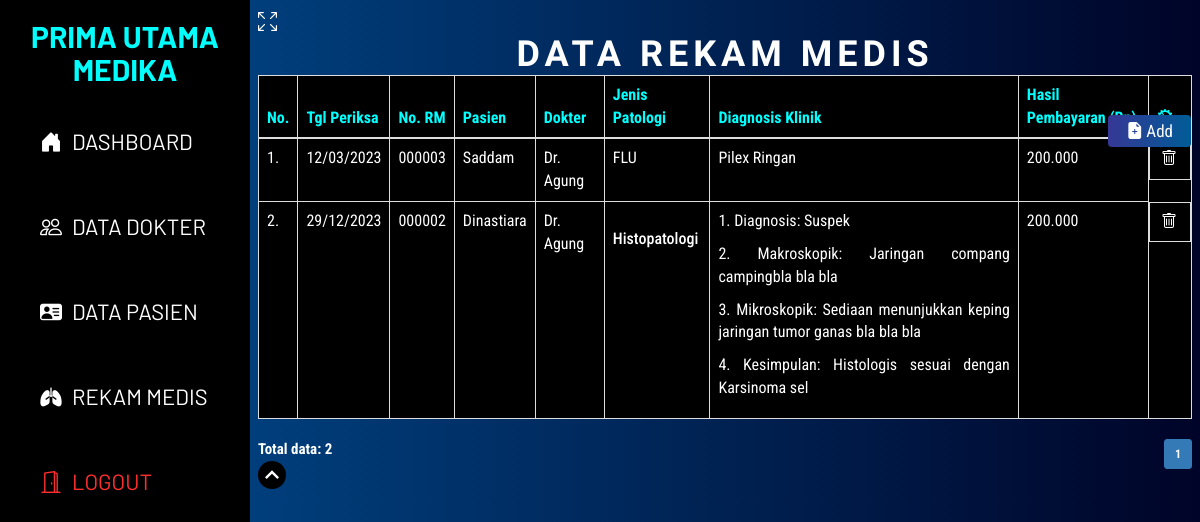
/rekammedis/data.php (signed in), run on the app's committed database.
### tables this page shows
CREATE TABLE `rekam_medis` (
  `id_rm` varchar(100) NOT NULL,
  `tgl_periksa` date NOT NULL,
  `no_rm` varchar(100) NOT NULL,
  `id_pasien` varchar(100) NOT NULL,
  `id_dokter` varchar(100) NOT NULL,
  `jenis_patologi` varchar(1000) NOT NULL,
  `diagnosis` varchar(1000) NOT NULL,
  `hasil_pembayaran` varchar(1000) NOT NULL
);

CREATE TABLE `pasien` (
  `id_pasien` varchar(100) NOT NULL,
  `no_rm` varchar(100) NOT NULL,
  `nama_pasien` varchar(100) NOT NULL,
  `ttl` varchar(100) NOT NULL,
  `jenis_kelamin` enum('Laki-Laki','Perempuan') NOT NULL,
  `alamat` varchar(100) NOT NULL,
  `no_telp` varchar(100) NOT NULL
);

CREATE TABLE `dokter` (
  `id_dokter` varchar(100) NOT NULL,
  `sip` varchar(100) NOT NULL,
  `nama_dokter` varchar(100) NOT NULL,
  `ttl` varchar(100) NOT NULL,
  `jenis_kelamin` enum('Laki-Laki','Perempuan') NOT NULL,
  `alamat` varchar(100) NOT NULL,
  `no_telp` varchar(100) NOT NULL,
  `spesialis` varchar(100) NOT NULL
);

### auth/config/config.php (called while the page is built, shortened)
<?php
function tgl_indo($tgl)
{
    $tanggal = substr($tgl, 8, 2);
    $bulan = substr($tgl, 5, 2);
    $tahun = substr($tgl, 0, 4);
    return $tanggal . "/" . $bulan . "/" . $tahun;
}

### rekammedis/data.php (the view, shortened to what this page needs)
<?php include_once('../_header.php') ?>
<!DOCTYPE html>
<html lang="en">
<head>
</head>
<body>
    <div class="row header">
        <div class="col-12">
            <div class="fullscreen">
                <a href="#menu-toggle" id="menu-toggle" data-toggle="tooltip" data-placement="right" title="Fullscreen"><i class="bi bi-arrows-fullscreen"></i></i></a>
            </div>
            <h1 class="brand">DATA REKAM MEDIS</h1>
        </div>
    </div>
    <div class="row content">
        <div class="col-12">
            <div class="right">
                <a href="add.php" class="btn add" data-toggle="tooltip" data-placement="top" title="Klik untuk menambahkan data rekam medis"><i class="bi bi-file-earmark-plus-fill"></i>Add</a>
            </div>
            <div class="table-responsive">
                <table class="table table-bordered" id="myTable">
                    <thead>
                        <tr>
                            <th>No.</th>
                            <th>Tgl Periksa</th>
                            <th>No. RM</th>
                            <th>Pasien</th>
                            <th>Dokter</th>
                            <th>Jenis Patologi</th>
                            <th>Diagnosis Klinik</th>
                            <th>Hasil Pembayaran (Rp)</th>
                            <th><i class="bi bi-gear-wide-connected"></i></th>
                        </tr>
                    </thead>
                    <tbody>
                        <?php
                        $batas = 100;
                        $hal = @$_GET['hal'];
                        if (empty($hal)) {
                            $posisi = 0;
                            $hal = 1;
                        } else {
                            $posisi = ($hal - 1) * $batas;
                        }
                        $no = 1;
                        if ($_SERVER['REQUEST_METHOD'] == "POST") {
                            $pencarian = trim(mysqli_real_escape_string($connect, $_POST['pencarian']));
                            if ($pencarian != '') {
                                $sql = "SELECT * FROM rekam_medis";
                                $query = $sql;
                                $queryJml = $sql;
                            } else {
                                $query = "SELECT * FROM rekam_medis $posisi, $batas";
                                $queryJml = "SELECT * FROM rekam_medis";
                                $no = $posisi + 1;
                            }
                        } else {
                            $queryJml = "SELECT * FROM rekam_medis";
                            $no = $posisi + 1;
                        }
                        $query = "SELECT * FROM rekam_medis INNER JOIN pasien ON rekam_medis.id_pasien = pasien.id_pasien INNER JOIN dokter ON rekam_medis.id_dokter = dokter.id_dokter ORDER BY tgl_periksa, nama_pasien ASC";
                        $sql_rekam_medis = mysqli_query($connect, $query) or die(mysqli_error($connect));
                        if (mysqli_num_rows($sql_rekam_medis) > 0) {
                            while ($data = mysqli_fetch_array($sql_rekam_medis)) { ?>
                                <tr>
                                    <td><?= $no++ ?>.</td>
                                    <td><?= tgl_indo($data['tgl_periksa']); ?></td>
                                    <td><?= $data['no_rm']; ?></td>
                                    <td><?= $data['nama_pasien']; ?></td>
                                    <td><?= $data['nama_dokter']; ?></td>
                                    <td><?= $data['jenis_patologi']; ?></td>
                                    <td><?= $data['diagnosis']; ?></td>
                                    <td><?= $data['hasil_pembayaran']; ?></td>
                                    <td class="center">
                                        <a href="delete.php?id=<?= $data['id_rm'] ?>" id="delete" data-toggle="tooltip" data-placement="top" title="Klik untuk delete data" onclick="return confirm('Apakah anda yakin ingin delete data ini?')"><i class="bi bi-trash"></i></a>
                                    </td>
                                </tr>
                        <?php
                            }
                        }
                        ?>
                    </tbody>
                </table>
            </div>
            <?php
            if (@$_POST['pencarian'] == '') { ?>
                <div class="all-data" style="font-weight: bold;">
                    <?php
                    $jml = mysqli_num_rows(mysqli_query($connect, $queryJml));
                    echo "Total data: $jml";
                    ?>
                </div>
                <div style="float: right; margin: 0; padding: 0;">
                    <ul class="pagination pagination-sm" style="padding: 0; margin: 0; font-family: 'Roboto Condensed', sans-serif; font-weight: bold;">
                        <?php
                        $jml_hal = ceil($jml / $batas);
                        for ($i = 1; $i <= $jml_hal; $i++) {
                            if ($i != $hal) {
                                echo "<li><a href=\"?hal=$i\">$i</a></li>";
                            } else {
                                echo "<li class=\"active\"><a>$i</a></li>";
                            }
                        }
                        ?>
                    </ul>
                </div>
            <?php
            }
            ?>
        </div>
        <div class="scroll-menu">
            <a href="#" class="scroll" data-toggle="tooltip" data-placement="right" title="Back to the top"></a>
        </div>
    </div>
</body>
</html>
<?php include_once('../_footer.php') ?>

### _header.php (style rules this page uses)
i { padding-right: 10px; }

### rekammedis/data.php (style rules this page uses)
body { background: #000428; background: -webkit-linear-gradient(to right, #004e92, #000428); background: linear-gradient(to right, #004e92, #000428); color: rgb(255, 255, 255); }
.brand { display: flex; justify-content: center; font-family: 'Agdasima', sans-serif; font-weight: bold; letter-spacing: 5px; margin: 0; padding: 0; }
.fullscreen { display: flex; justify-content: flex-start; width: 19px; transition: transform 0.5s; }
.fullscreen i { font-size: 19px; color: white; }
.content { font-family: 'Roboto Condensed', sans-serif; margin-top: 0; padding: 0; }
.content .right { position: absolute; right: 4px; top: 115px; z-index: 1; }
.content .right .add { color: white; border: 0px; font-size: 17px; padding: 4px 18px 4px 18px; margin-right: 5px; background: #005C97; background: -webkit-linear-gradient(to right, #363795, #005C97); background: linear-gradient(to right, #363795, #005C97); }
.content .right .add i { padding: 0 3px 0 0; }
table * { background-color: black; color: white; text-align: justify; font-size: 16px; }
table thead * { text-align: start; color: rgb(0, 255, 255); }
.table tr .center { display: flex; justify-content: center; padding-right: 0; }
table tr .center #edit, table tr .center #delete { color: white; }
html { scroll-behavior: smooth; }
.scroll-menu { display: flex; justify-content: flex-start; margin: 22px 0 0 0; padding: 0; }
.scroll { width: 28px; height: 28px; cursor: pointer; border-radius: 50%; transition: transform 0.5s; }
.all-data { float: left; padding: 0; margin: 0; font-size: 15px; font-family: 'Roboto Condensed', sans-serif; }

### data on the page
rekam_medis: tgl_periksa "12/03/2023", id_pasien.no_rm "000003", id_pasien.nama_pasien "Saddam", id_dokter.nama_dokter "Dr. Agung", jenis_patologi "FLU", diagnosis "Pilex Ringan", hasil_pembayaran "200.000"
rekam_medis: tgl_periksa "29/12/2023", id_pasien.no_rm "000002", id_pasien.nama_pasien "Dinastiara", id_dokter.nama_dokter "Dr. Agung", jenis_patologi "Histopatologi", diagnosis "1. Diagnosis: Suspek 2. Makroskopik: Jaringan compang campingbla bla bla 3. Mikroskopik: Sediaan menunjukkan keping jaringan tumor ganas bla bla bla 4. Kesimpulan: Histologis sesuai dengan Karsinoma sel", hasil_pembayaran "200.000"

### other printed values
$jml "2"
